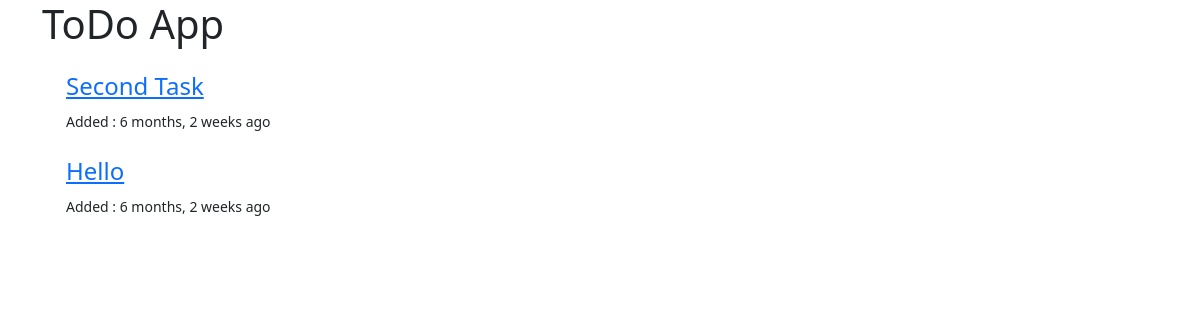
Before: / with the older database file.
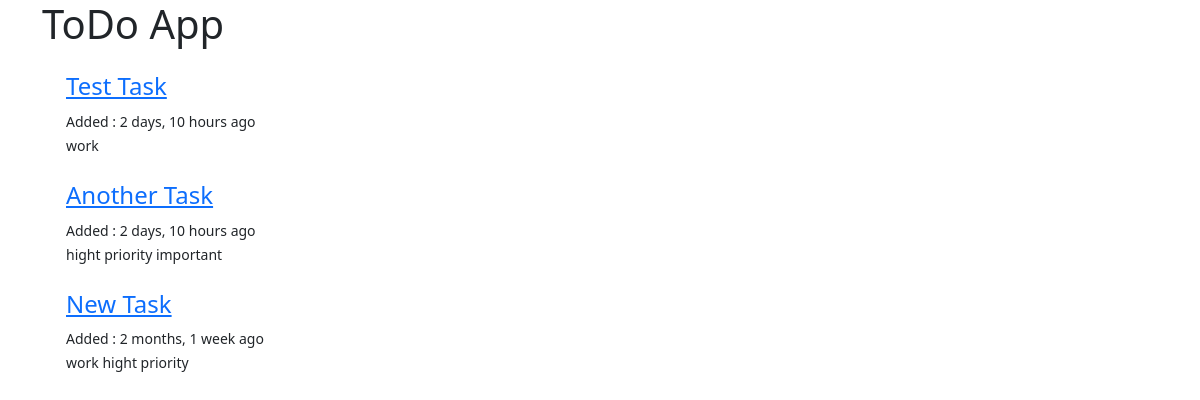
After: the same page with the newer database file.
### Task/models.py (models this page shows, shortened)
class Task(models.Model):
    title = models.CharField(max_length=100)
    tag = models.ManyToManyField(Tag, blank=True, null=True)
    description = models.TextField(blank=True, null=True)
    completed = models.BooleanField(default=False)
    added = models.DateTimeField(auto_now_add=True)
    slug = models.SlugField(unique=True, blank=True, null=True)
    def get_absolute_url(self):
        print('get absolute url : ', reverse("task-detail", kwargs={'slug': self.slug}))
        return reverse("task-detail", kwargs={'slug': self.slug})
    class Meta:
       ordering = ('-added', )

class Tag(models.Model):
    tag_title = models.CharField(max_length=100)
    def __str__(self):
        return self.tag_title

### Task/views.py (the view)
# urls.py: path('', views.index, name='task-index'),
def index(request):
    tasks = Task.objects.all()
    return render(request, 'Task/index.html', {'tasks':tasks})

### Task/templates/Task/index.html
{% extends 'Task/base.html' %}
{% block content %}
    {% for task in tasks %}
        <div class="m-4">
            <h4><a href="{{task.get_absolute_url}}">{{task.title|title}}</a></h4>
            <small>Added : {{task.added|timesince}} ago</small><br>
            <small>
                {% for tag in task.tag.all %}
                    {{tag}}
                {% endfor %}
            </small>
        </div>
    {% endfor %}
{% endblock content %}

### Task/templates/Task/base.html (shortened to what this page needs)
<!doctype html>
<html lang="en">
  <head>
    <link href="https://cdn.jsdelivr.net/npm/bootstrap@5.2.0/dist/css/bootstrap.min.css" rel="stylesheet">
  </head>
  <body>
    <div class="container">
        <h1>ToDo App</h1>
        {% block content %}
        {% endblock content %}
    </div>
  </body>
</html>

Changed rows visible on the page:
removed Task: title "Second Task", added "6 months, 2 weeks"
removed Task: title "Hello", added "6 months, 2 weeks"
added Task: title "Test Task", added "2 days, 10 hours"
added Tag: tag_title "work"
added Task: title "Another Task", added "2 days, 10 hours"
added Tag: tag_title "hight priority"
added Tag: tag_title "important", shown under "Another Task"
added Task: title "New Task", added "2 months, 1 week"
